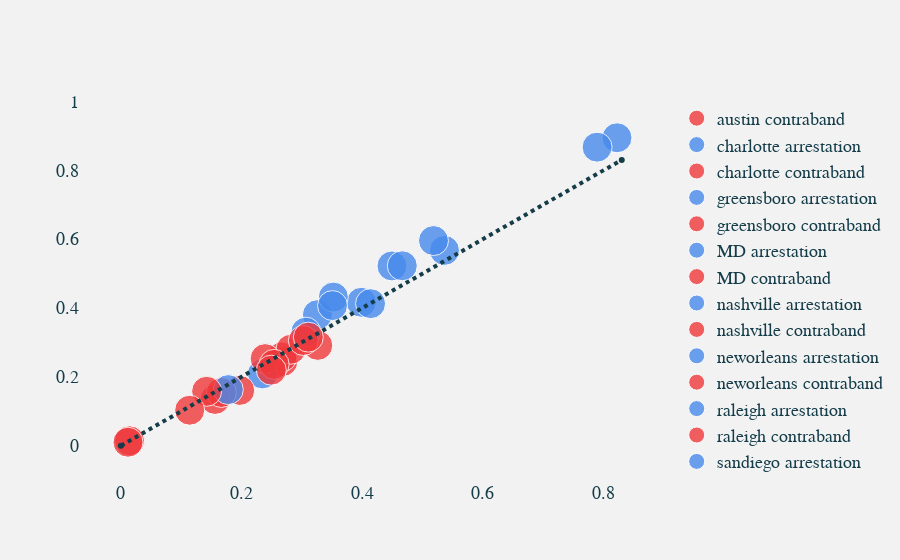

The cell this chart's notebook holds for it:
### Code cell
#searh rate
fig = go.Figure()


marker_var =dict(
        color=['#478AEC',"#478AEC"],
        opacity=[0.8,0.8],
    )
marker_var2 =dict(
        color=['#EF383B','#EF383B'],
        opacity=[0.8,0.8],
    )
marker_var3 =dict(
        color=['#002E79'],
        opacity=[0.8],
    )
marker_var4 =dict(
        color=['#E76A40'],
        opacity=[0.8],
    )
#"search_rate_arrest_m","search_rate_arrest_f", "search_rate_contreband_m","search_rate_contreband_f"
for i in range(len(list_name)):
    fig.add_trace(go.Scatter(x=df["search_rate_arrest_m"][i], y=df["search_rate_arrest_f"][i],mode='markers', marker=marker_var ,name=list_name[i]+" arrestation", marker_size=[30,30],text=['<br>search_person', '<br>search_vehicle']))
    fig.add_trace(go.Scatter(x=df["search_rate_contraband_m"][i], y=df["search_rate_contraband_f"][i],mode='markers', marker=marker_var2 ,name=list_name[i]+" contraband", marker_size=[30,30],text=['<br>search_person', '<br>search_vehicle']))
    
color = "#478AEC"

fig.add_trace(go.Scatter(x=[0,0.83], y=[0,0.83], name='',line=dict(color='#143D49', width=4,dash='dot')))
fig.update_layout(
        font = dict(size=18, family='Courier', color="#143D49"),
        paper_bgcolor='#F2F2F2',
        plot_bgcolor='rgba(0,0,0,0)',
        autosize=True,

        dragmode = False,
    )


fig.update_xaxes(gridcolor = 'rgba(25, 229, 229,0)',title_font = dict(size=13, family='Courier', color=color),zeroline=False)
fig.update_yaxes(gridcolor = 'rgba(255, 229, 229,0)',title_font = dict(size=13, family='Courier', color=color),zeroline=False)
fig.show()
#pio.write_html(fig, file='searchRate.html', auto_open=True)

### Figure 1 — Plotly figure (JSON) as saved in the notebook; plotly's stock layout.template omitted (floating-point values rounded to 4 significant figures)
{"data": [{"marker": {"color": ["#478AEC", "#478AEC"], "opacity": [0.8, 0.8], "size": [30, 30]}, "mode": "markers", "name": "austin arrestation", "text": ["<br>search_person", "<br>search_vehicle"], "type": "scatter", "x": [], "y": []}, {"marker": {"color": ["#EF383B", "#EF383B"], "opacity": [0.8, 0.8], "size": [30, 30]}, "mode": "markers", "name": "austin contraband", "text": ["<br>search_person", "<br>search_vehicle"], "type": "scatter", "x": [0.2684, 0.3262], "y": [0.2446, 0.2912]}, {"marker": {"color": ["#478AEC", "#478AEC"], "opacity": [0.8, 0.8], "size": [30, 30]}, "mode": "markers", "name": "charlotte arrestation", "text": ["<br>search_person", "<br>search_vehicle"], "type": "scatter", "x": [0.4492, 0.3984], "y": [0.522, 0.4164]}, {"marker": {"color": ["#EF383B", "#EF383B"], "opacity": [0.8, 0.8], "size": [30, 30]}, "mode": "markers", "name": "charlotte contraband", "text": ["<br>search_person", "<br>search_vehicle"], "type": "scatter", "x": [0.2669, 0.2817], "y": [0.2577, 0.28]}, {"marker": {"color": ["#478AEC", "#478AEC"], "opacity": [0.8, 0.8], "size": [30, 30]}, "mode": "markers", "name": "greensboro arrestation", "text": ["<br>search_person", "<br>search_vehicle"], "type": "scatter", "x": [0.3257, 0.3065], "y": [0.3804, 0.3297]}, {"marker": {"color": ["#EF383B", "#EF383B"], "opacity": [0.8, 0.8], "size": [30, 30]}, "mode": "markers", "name": "greensboro contraband", "text": ["<br>search_person", "<br>search_vehicle"], "type": "scatter", "x": [0.3024, 0.3106], "y": [0.3054, 0.3152]}, {"marker": {"color": ["#478AEC", "#478AEC"], "opacity": [0.8, 0.8], "size": [30, 30]}, "mode": "markers", "name": "MD arrestation", "text": ["<br>search_person", "<br>search_vehicle"], "type": "scatter", "x": [0.5362, 0.4137], "y": [0.5672, 0.4124]}, {"marker": {"color": ["#EF383B", "#EF383B"], "opacity": [0.8, 0.8], "size": [30, 30]}, "mode": "markers", "name": "MD contraband", "text": ["<br>search_person", "<br>search_vehicle"], "type": "scatter", "x": [0.01434, 0.01175], "y": [0.01411, 0.009835]}, {"marker": {"color": ["#478AEC", "#478AEC"], "opacity": [0.8, 0.8], "size": [30, 30]}, "mode": "markers", "name": "nashville arrestation", "text": ["<br>search_person", "<br>search_vehicle"], "type": "scatter", "x": [0.3521, 0.2345], "y": [0.4315, 0.2083]}, {"marker": {"color": ["#EF383B", "#EF383B"], "opacity": [0.8, 0.8], "size": [30, 30]}, "mode": "markers", "name": "nashville contraband", "text": ["<br>search_person", "<br>search_vehicle"], "type": "scatter", "x": [0.2391, 0.2539], "y": [0.2528, 0.2362]}, {"marker": {"color": ["#478AEC", "#478AEC"], "opacity": [0.8, 0.8], "size": [30, 30]}, "mode": "markers", "name": "neworleans arrestation", "text": ["<br>search_person", "<br>search_vehicle"], "type": "scatter", "x": [0.8221, 0.7892], "y": [0.8944, 0.8671]}, {"marker": {"color": ["#EF383B", "#EF383B"], "opacity": [0.8, 0.8], "size": [30, 30]}, "mode": "markers", "name": "neworleans contraband", "text": ["<br>search_person", "<br>search_vehicle"], "type": "scatter", "x": [0.1969, 0.2493], "y": [0.1604, 0.2192]}, {"marker": {"color": ["#478AEC", "#478AEC"], "opacity": [0.8, 0.8], "size": [30, 30]}, "mode": "markers", "name": "raleigh arrestation", "text": ["<br>search_person", "<br>search_vehicle"], "type": "scatter", "x": [0.518, 0.4663], "y": [0.5957, 0.5224]}, {"marker": {"color": ["#EF383B", "#EF383B"], "opacity": [0.8, 0.8], "size": [30, 30]}, "mode": "markers", "name": "raleigh contraband", "text": ["<br>search_person", "<br>search_vehicle"], "type": "scatter", "x": [0.156, 0.1664], "y": [0.1342, 0.1545]}, {"marker": {"color": ["#478AEC", "#478AEC"], "opacity": [0.8, 0.8], "size": [30, 30]}, "mode": "markers", "name": "sandiego arrestation", "text": ["<br>search_person", "<br>search_vehicle"], "type": "scatter", "x": [0.3507, 0.178], "y": [0.4069, 0.1627]}, {"marker": {"color": ["#EF383B", "#EF383B"], "opacity": [0.8, 0.8], "size": [30, 30]}, "mode": "markers", "name": "sandiego contraband", "text": ["<br>search_person", "<br>search_vehicle"], "type": "scatter", "x": [0.142, 0.114], "y": [0.1578, 0.1029]}, {"line": {"color": "#143D49", "dash": "dot", "width": 4}, "name": "", "type": "scatter", "x": [0, 0.83], "y": [0, 0.83]}], "layout": {"autosize": true, "dragmode": false, "font": {"color": "#143D49", "family": "Courier", "size": 18}, "paper_bgcolor": "#F2F2F2", "plot_bgcolor": "rgba(0, 0, 0, 0)", "xaxis": {"autorange": true, "gridcolor": "rgba(25, 229, 229,0)", "range": [-0.05422, 0.8881], "title": {"font": {"color": "#478AEC", "family": "Courier", "size": 13}}, "type": "linear", "zeroline": false}, "yaxis": {"autorange": true, "gridcolor": "rgba(255, 229, 229,0)", "range": [-0.129, 1.033], "title": {"font": {"color": "#478AEC", "family": "Courier", "size": 13}}, "type": "linear", "zeroline": false}}}
